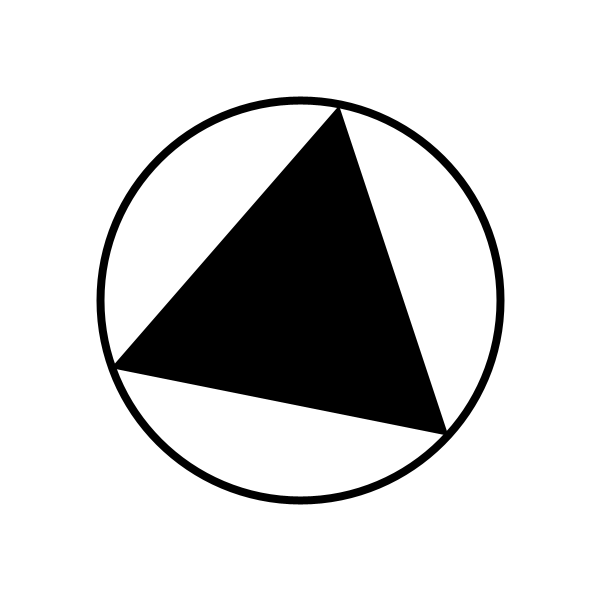
Frame 1 (no input)
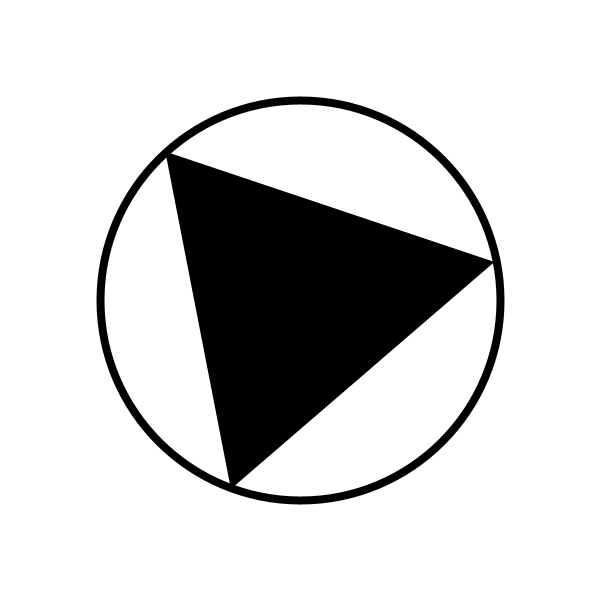
Frame 60 (the mouse pressed at the canvas centre just before this capture)
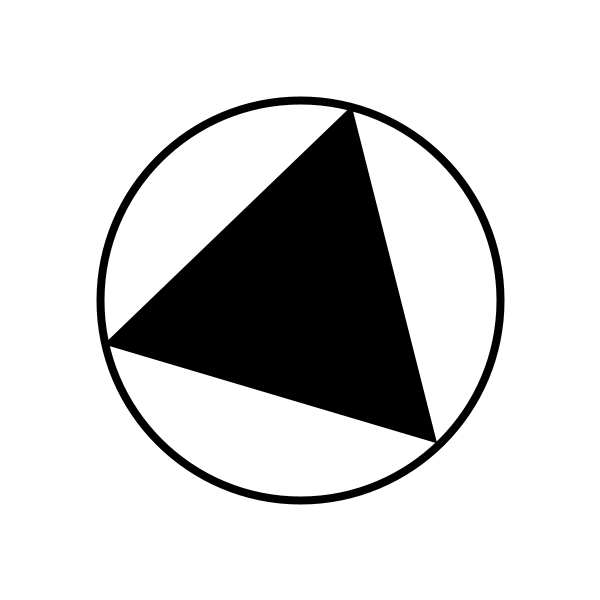
Frame 120 (the mouse held since frame 60 and released just before this capture)

The Processing sketch that drew these frames (run headless with seeded random() and noise(); from frame 60 on, the mouse is pressed at the canvas centre):

// Processing sketch: sketch_13
// ── sketch_13.pde
void setup(){
  background(255);
  size(600,600);
}

void draw(){
  background(255);
  translate(width/2, height/2);
  strokeWeight(8);
  fill(255);
  ellipse(0,0,400,400);
  fill(0);
  rotate(millis()*0.001);
  triangle(0, -190, -165, 100, +165, 100);

}
